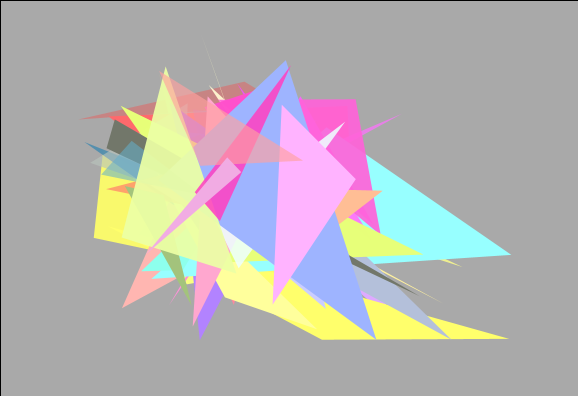
Frame 1 (no input)
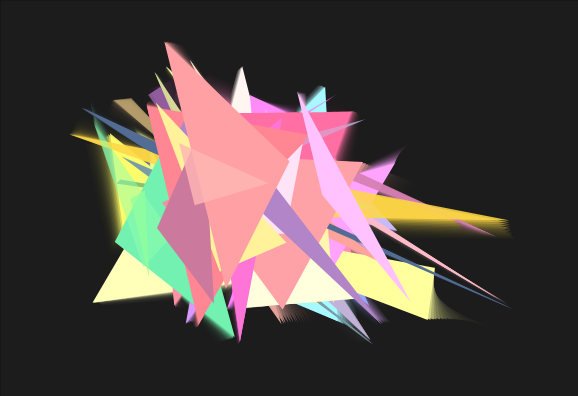
Frame 60 (the mouse pressed at the canvas centre just before this capture)
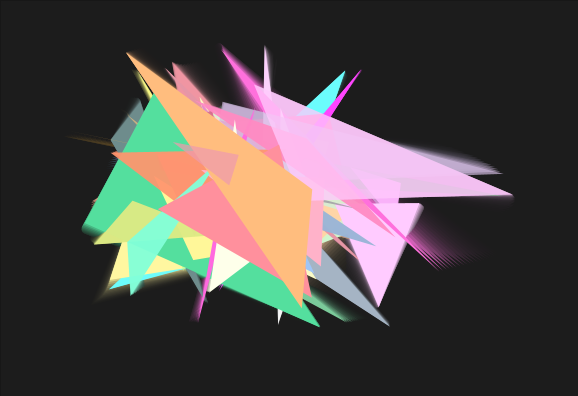
Frame 120 (the mouse held since frame 60 and released just before this capture)

The Processing sketch that drew these frames (run headless with seeded random() and noise(); from frame 60 on, the mouse is pressed at the canvas centre):

// Processing sketch: processing_10142
// ── processing_10142.pde

Ball [] balls = new Ball[60];

void setup(){
  size(578,396);
  smooth();
  for(int i = 0; i < balls.length; i++){
    balls [i] = new Ball (random(i+10,100),random(100,150)*i,random(25,35),random(70,75),random(17,156),random(20,95),0.005);
  }
}

void draw(){
  fill(25,50);
  rect(0,0,width,height);
  for(int i = 0; i < balls.length; i++){
  balls[i].display();
  balls[i].move();
  
  }
}

class Ball{
  float xtime;
  float ytime;
  float x2time;
  float y2time;
  float x3time;
  float y3time;
  float increment;
  Ball (float xtime_,float ytime_,float x2time_,float y2time_,float x3time_,float y3time_,float increment_){
    xtime = xtime_;
    ytime = ytime_;
    x2time = x2time_;
    y2time = y2time_;
    x3time = x3time_;
    y3time = y3time_;
    increment = increment_;
  }
  
  void display(){
    float x = noise(xtime)*550;
    float y = noise(ytime)*400;
    float x2 = noise(x2time)*650;
    float y2 = noise(y2time)*470;
    float x3 = noise(x3time)*450;
    float y3 = noise(y3time)*300;
    


    noStroke();
    fill(x,y,x3,y2);
    beginShape(TRIANGLES);
    
    vertex(x,y);
    vertex(x2,y2);
    vertex(x3,y3);

    endShape();
 
  }
  void move(){
    xtime = xtime+increment;
    ytime = ytime+increment;
    x2time = x2time+increment;
    y2time = y2time+increment;
    x3time = x3time+increment;
    y3time = y3time+increment;
  }
}
